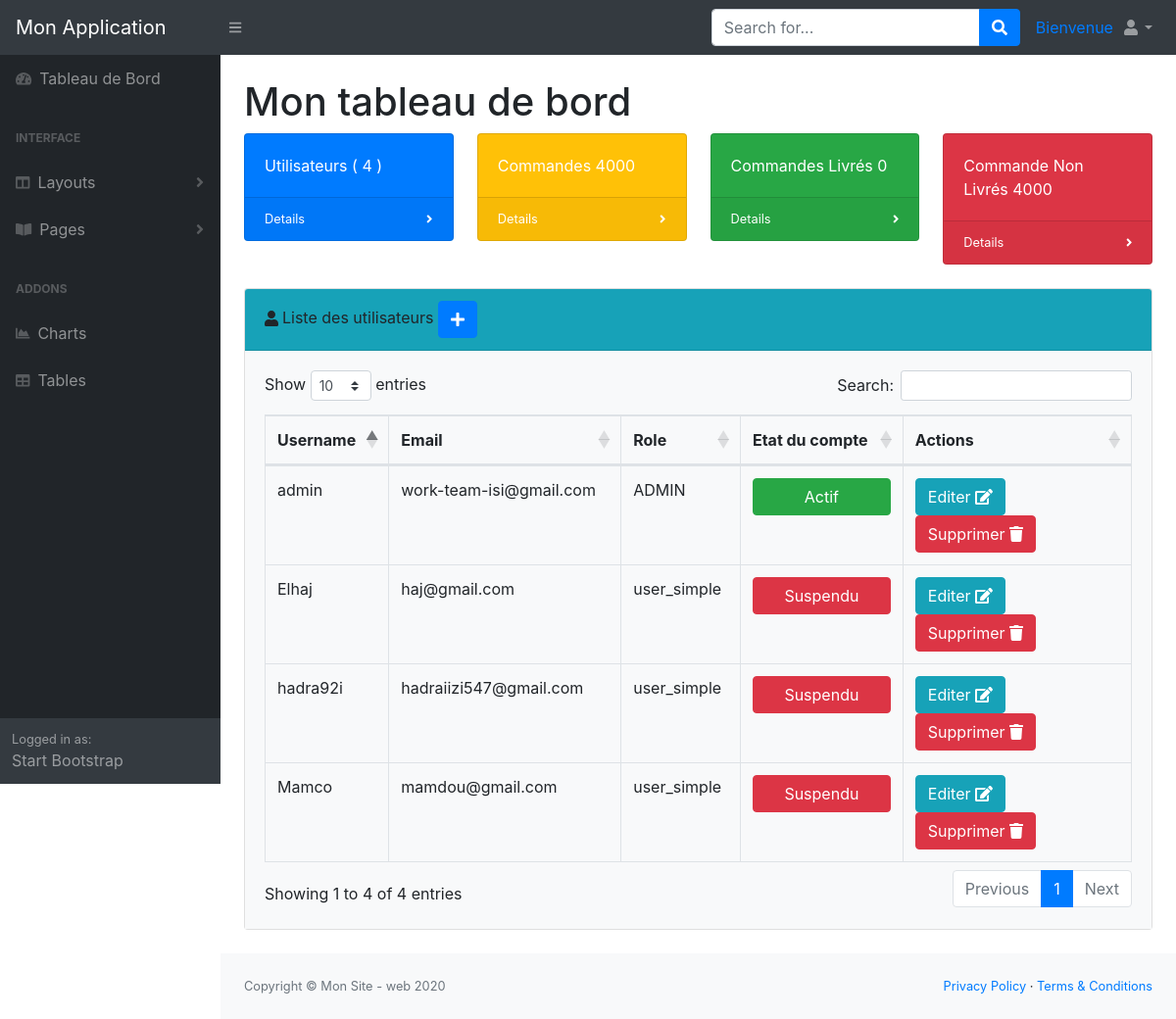
Page /admin/users.php on the earlier database version.
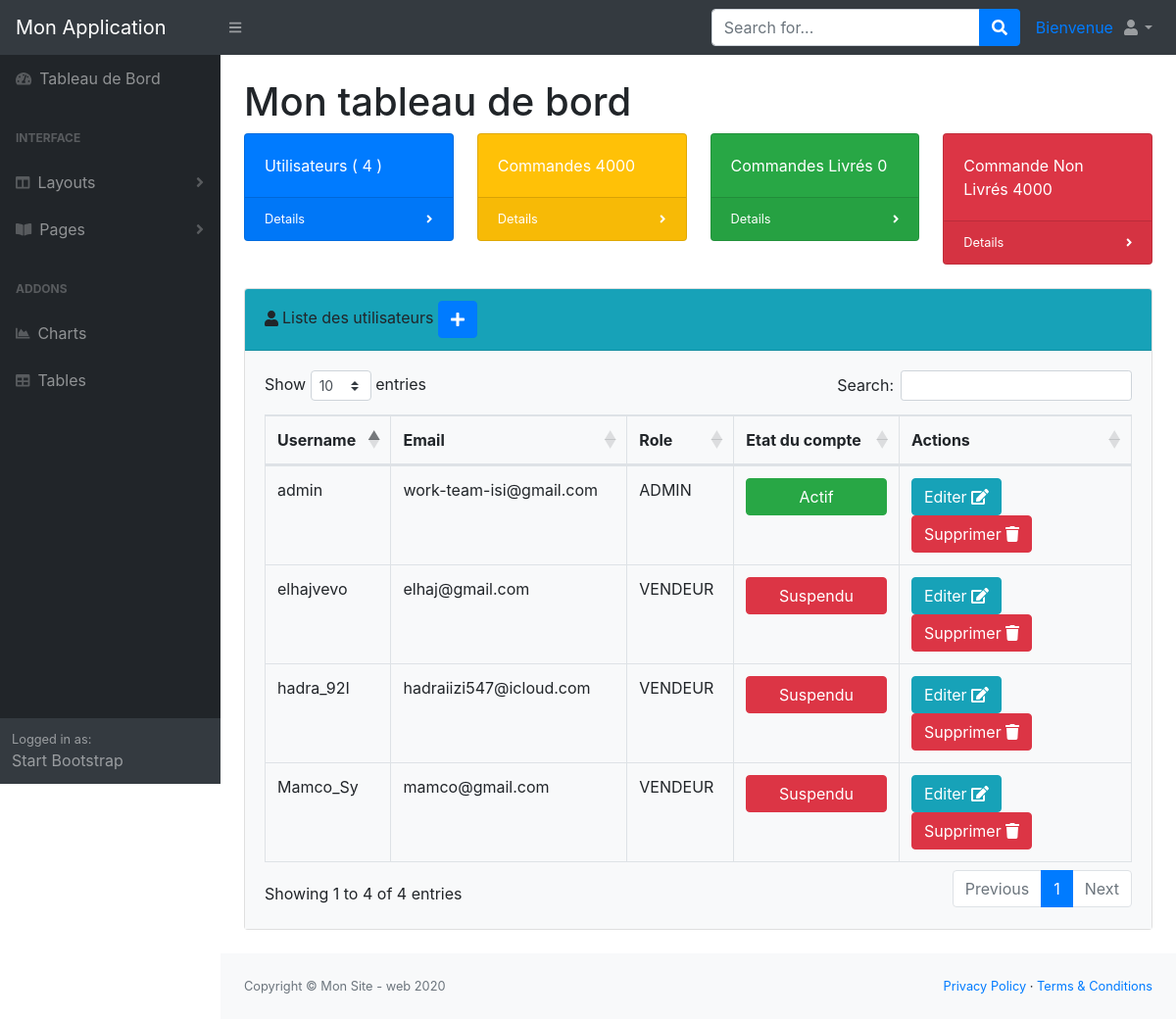
Same page on the later database version.
### tables this page shows
CREATE TABLE `users` (
  `id` int(11) NOT NULL,
  `username` varchar(255) NOT NULL,
  `pwd` varchar(255) NOT NULL,
  `role` varchar(30) NOT NULL DEFAULT 'vendeur',
  `email` varchar(255) NOT NULL,
  `etat` int(11) NOT NULL DEFAULT 0
);

### admin/users.php (the view, shortened to what this page needs)
<?php
require_once '../database/db.php';
$requette = "SELECT id,username,email,role,etat FROM users ";
$users = $db->query($requette);
$requette_count = "SELECT COUNT(*) countU FROM users ";
$resultat_count = $db->query($requette_count );
$tabCount = $resultat_count->fetch();
$nbu = $tabCount['countU'];
?>
<?php require 'includes/header.php'?>
<body class="sb-nav-fixed">
	<nav class="sb-topnav navbar navbar-expand navbar-dark bg-dark">
		<a class="navbar-brand" href="index.php">Mon Application</a><button class="btn btn-link btn-sm order-1 order-lg-0" id="sidebarToggle" href="#"><i class="fas fa-bars"></i></button>
		<form class="d-none d-md-inline-block form-inline ml-auto mr-0 mr-md-3 my-2 my-md-0">
			<div class="input-group">
				<input class="form-control" type="text" placeholder="Search for..." aria-label="Search" aria-describedby="basic-addon2" />
				<div class="input-group-append">
					<button class="btn btn-primary" type="button"><i class="fas fa-search"></i></button>
				</div>
			</div>
		</form>
		<a href="#">
		     Bienvenue <?php echo((isset($_SESSION['PROFILE'])) ? ($_SESSION['PROFILE']['username']) : "" )?>
		</a>
		<ul class="navbar-nav ml-auto ml-md-0">
			<li class="nav-item dropdown">
				<a class="nav-link dropdown-toggle" id="userDropdown" href="#" role="button" data-toggle="dropdown" aria-haspopup="true" aria-expanded="false"><i class="fas fa-user fa-fw"></i></a>
			</li>
		</ul>
	</nav>
	<div id="layoutSidenav">
		<div id="layoutSidenav_nav">
			<nav class="sb-sidenav accordion sb-sidenav-dark" id="sidenavAccordion">
				<div class="sb-sidenav-menu">
					<div class="nav">
						<a class="nav-link" href="index.php">
							<div class="sb-nav-link-icon"><i class="fas fa-tachometer-alt"></i></div>
							Tableau de Bord
						</a>
						<div class="sb-sidenav-menu-heading">Interface</div>
						<a class="nav-link collapsed" href="#" data-toggle="collapse" data-target="#collapseLayouts" aria-expanded="false" aria-controls="collapseLayouts">
							<div class="sb-nav-link-icon"><i class="fas fa-columns"></i></div>
							Layouts
							<div class="sb-sidenav-collapse-arrow"><i class="fas fa-angle-down"></i></div>
						</a>
						<a class="nav-link collapsed" href="#" data-toggle="collapse" data-target="#collapsePages" aria-expanded="false" aria-controls="collapsePages">
							<div class="sb-nav-link-icon"><i class="fas fa-book-open"></i></div>
							Pages
							<div class="sb-sidenav-collapse-arrow"><i class="fas fa-angle-down"></i></div>
						</a>
						<div class="sb-sidenav-menu-heading">Addons</div>
						<a class="nav-link" href="charts.php">
							<div class="sb-nav-link-icon"><i class="fas fa-chart-area"></i></div>
							Charts
						</a>
						<a class="nav-link" href="tables.php">
							<div class="sb-nav-link-icon"><i class="fas fa-table"></i></div>
							Tables
						</a>
					</div>
				</div>
				<div class="sb-sidenav-footer">
					<div class="small">Logged in as:</div>
					Start Bootstrap
				</div>
			</nav>
		</div>
		<div id="layoutSidenav_content">
			<main>
				<div class="container-fluid">
					<h1 class="mt-4">Mon tableau de bord</h1>
					<div class="row">
						<div class="col-xl-3 col-md-6">
							<div class="card bg-primary text-white mb-4">
								<div class="card-body">Utilisateurs ( <?= $nbu ?> )</div>
								<div class="card-footer d-flex align-items-center justify-content-between">
									<a class="small text-white stretched-link" href="users.php"> Details</a>
									<div class="small text-white"><i class="fas fa-angle-right"></i></div>
								</div>
							</div>
						</div>
						<div class="col-xl-3 col-md-6">
							<div class="card bg-warning text-white mb-4">
								<div class="card-body">Commandes 4000</div>
								<div class="card-footer d-flex align-items-center justify-content-between">
									<a class="small text-white stretched-link" href="#"> Details</a>
									<div class="small text-white"><i class="fas fa-angle-right"></i></div>
								</div>
							</div>
						</div>
						<div class="col-xl-3 col-md-6">
							<div class="card bg-success text-white mb-4">
								<div class="card-body">Commandes Livrés 0</div>
								<div class="card-footer d-flex align-items-center justify-content-between">
									<a class="small text-white stretched-link" href="#"> Details</a>
									<div class="small text-white"><i class="fas fa-angle-right"></i></div>
								</div>
							</div>
						</div>
						<div class="col-xl-3 col-md-6">
							<div class="card bg-danger text-white mb-4">
								<div class="card-body">Commande Non Livrés 4000</div>
								<div class="card-footer d-flex align-items-center justify-content-between">
									<a class="small text-white stretched-link" href="#"> Details</a>
									<div class="small text-white"><i class="fas fa-angle-right"></i></div>
								</div>
							</div>
						</div>
                    </div>
                    <div class="card mb-4">
						<div class="card-header bg-info"><i class="fas fa-user mr-1"></i>Liste des utilisateurs
							<a href="add_u.php" class="btn btn-primary"><i class="fas fa-plus"></i></a>
						</div>
						<div class="card-body bg-light">
							<div class="table-responsive">
								<table class="table table-bordered" id="dataTable" width="100%" cellspacing="0">
									<thead>
										<tr>
											<th>Username</th>
											<th>Email</th>
											<th>Role</th>
                                            <th>Etat du compte </th>
											<th>Actions</th>
                                        </tr>
									</thead>
									<tbody>
                                    <?php while($user = $users->fetch()) :?>
										<tr>
											<td><?= $user['username']?></td>
											<td><?= $user['email']?></td>
                                            <td><?= $user['role']?></td>
                                            <td>
												<a href="activer_compte.php?id=<?= $user['id']?>&etat=<?= $user['etat']?>">
													<?php
														if($user['etat'] == 1)
															echo '<button class="btn btn-success btn-block">Actif</button>';
														else
															echo '<button class="btn btn-danger btn-block">Suspendu</button>';
													?>
												</a>
											</td>
                                            <td>
                                                <a href="edit_u.php?id=<?= $user['id'] ?>" class="btn btn-info mr-2">Editer <i class="fas fa-edit"></i></a>
                                                <a href="delete_u.php?id=<?= $user['id'] ?>" class="btn btn-danger mr-2">Supprimer <i class="fas fa-trash"></i></a>
											</td>
                                        </tr>
                                    <?php endwhile ;?>
									</tbody>
								</table>
							</div>
						</div>
					</div>
				</div>
			</main>
			<footer class="py-4 bg-light mt-auto">
				<div class="container-fluid">
					<div class="d-flex align-items-center justify-content-between small">
						<div class="text-muted">Copyright &copy; Mon Site - web 2020</div>
						<div>
							<a href="#">Privacy Policy</a>
							&middot;
							<a href="#">Terms &amp; Conditions</a>
						</div>
					</div>
				</div>
			</footer>
		</div>
	</div>
<?php require 'includes/footer.php'?>

### admin/includes/header.php (shortened to what this page needs)
<!DOCTYPE html>
<html lang="en">
<head>
	<link href="css/styles.css" rel="stylesheet" />
	<link href="https://cdn.datatables.net/1.10.20/css/dataTables.bootstrap4.min.css" rel="stylesheet" />
</head>

### admin/includes/footer.php (shortened to what this page needs)
</body>
</html>

Differences in the rows shown:
changed users: username "hadra92i" → "hadra_92I"; email "hadraiizi547@gmail.com" → "hadraiizi547@icloud.com"; role "user_simple" → "VENDEUR"
changed users: username "Elhaj" → "elhajvevo"; email "haj@gmail.com" → "elhaj@gmail.com"; role "user_simple" → "VENDEUR"
changed users: username "Mamco" → "Mamco_Sy"; email "mamdou@gmail.com" → "mamco@gmail.com"; role "user_simple" → "VENDEUR"
